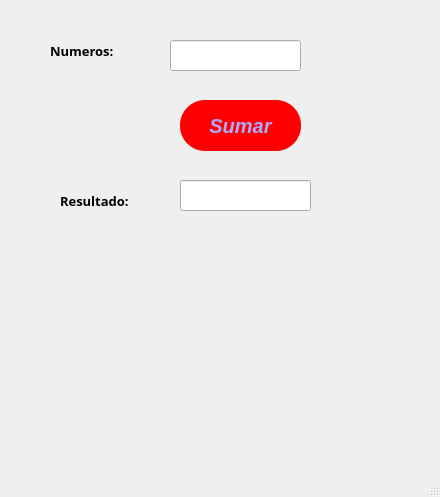
<?xml version="1.0" encoding="UTF-8"?>
<ui version="4.0">
 <class>MainWindow</class>
 <widget class="QMainWindow" name="MainWindow">
  <property name="geometry">
   <rect>
    <x>0</x>
    <y>0</y>
    <width>440</width>
    <height>497</height>
   </rect>
  </property>
  <property name="windowTitle">
   <string>MainWindow</string>
  </property>
  <widget class="QWidget" name="centralwidget">
   <widget class="QPushButton" name="btn_sumar">
    <property name="geometry">
     <rect>
      <x>180</x>
      <y>100</y>
      <width>121</width>
      <height>51</height>
     </rect>
    </property>
    <property name="font">
     <font>
      <pointsize>15</pointsize>
      <weight>75</weight>
      <italic>true</italic>
      <bold>true</bold>
     </font>
    </property>
    <property name="styleSheet">
     <string notr="true">color: rgb(85, 255, 255);
background-color: rgb(255, 0, 0);
selection-background-color: rgb(170, 170, 255);
color: rgb(170, 170, 255);
border-radius: 25px;
</string>
    </property>
    <property name="text">
     <string>Sumar</string>
    </property>
   </widget>
   <widget class="QLabel" name="label">
    <property name="geometry">
     <rect>
      <x>50</x>
      <y>40</y>
      <width>91</width>
      <height>21</height>
     </rect>
    </property>
    <property name="font">
     <font>
      <family>Yu Gothic UI Semilight</family>
      <pointsize>10</pointsize>
      <weight>75</weight>
      <bold>true</bold>
     </font>
    </property>
    <property name="text">
     <string>Numeros:</string>
    </property>
   </widget>
   <widget class="QLineEdit" name="txt_numeros">
    <property name="geometry">
     <rect>
      <x>170</x>
      <y>40</y>
      <width>131</width>
      <height>31</height>
     </rect>
    </property>
   </widget>
   <widget class="QLineEdit" name="txt_resultados">
    <property name="geometry">
     <rect>
      <x>180</x>
      <y>180</y>
      <width>131</width>
      <height>31</height>
     </rect>
    </property>
   </widget>
   <widget class="QLabel" name="label_2">
    <property name="geometry">
     <rect>
      <x>60</x>
      <y>190</y>
      <width>91</width>
      <height>21</height>
     </rect>
    </property>
    <property name="font">
     <font>
      <family>Yu Gothic UI Semilight</family>
      <pointsize>10</pointsize>
      <weight>75</weight>
      <bold>true</bold>
     </font>
    </property>
    <property name="text">
     <string>Resultado:</string>
    </property>
   </widget>
  </widget>
  <widget class="QMenuBar" name="menubar">
   <property name="geometry">
    <rect>
     <x>0</x>
     <y>0</y>
     <width>440</width>
     <height>18</height>
    </rect>
   </property>
  </widget>
  <widget class="QStatusBar" name="statusbar"/>
 </widget>
 <resources/>
 <connections/>
</ui>
